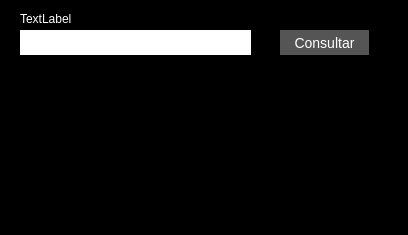
<?xml version="1.0" encoding="UTF-8"?>
<ui version="4.0">
 <class>Form</class>
 <widget class="QWidget" name="Form">
  <property name="geometry">
   <rect>
    <x>0</x>
    <y>0</y>
    <width>408</width>
    <height>235</height>
   </rect>
  </property>
  <property name="minimumSize">
   <size>
    <width>408</width>
    <height>235</height>
   </size>
  </property>
  <property name="maximumSize">
   <size>
    <width>408</width>
    <height>235</height>
   </size>
  </property>
  <property name="windowTitle">
   <string>Form</string>
  </property>
  <property name="windowIcon">
   <iconset>
    <normaloff>../../../../../Descargas/45587814-monedas-moneda-icono-de-moneda-vector-de-imagen-también-se-puede-utilizar-para-la-venta-el-viernes-neg.jpg</normaloff>../../../../../Descargas/45587814-monedas-moneda-icono-de-moneda-vector-de-imagen-también-se-puede-utilizar-para-la-venta-el-viernes-neg.jpg</iconset>
  </property>
  <property name="styleSheet">
   <string notr="true">QWidget{
background-color: black;
color: #fff;
}

QLineEdit{
background-color: #fff ;
border: 0;
color: #111;
font-size: 14px;
height: 30px;
}

QLabel{
color: #fff;
}

QPushButton{
background-color: #555;
color: #fff;
font-size: 14px;
border: 1;
}</string>
  </property>
  <widget class="QLabel" name="label">
   <property name="geometry">
    <rect>
     <x>20</x>
     <y>10</y>
     <width>331</width>
     <height>17</height>
    </rect>
   </property>
   <property name="text">
    <string>TextLabel</string>
   </property>
  </widget>
  <widget class="QLineEdit" name="id">
   <property name="geometry">
    <rect>
     <x>20</x>
     <y>30</y>
     <width>231</width>
     <height>25</height>
    </rect>
   </property>
  </widget>
  <widget class="QPushButton" name="consultar">
   <property name="geometry">
    <rect>
     <x>280</x>
     <y>30</y>
     <width>89</width>
     <height>25</height>
    </rect>
   </property>
   <property name="text">
    <string>Consultar</string>
   </property>
  </widget>
  <widget class="QListWidget" name="listWidget">
   <property name="geometry">
    <rect>
     <x>20</x>
     <y>60</y>
     <width>351</width>
     <height>161</height>
    </rect>
   </property>
  </widget>
 </widget>
 <resources/>
 <connections/>
</ui>
